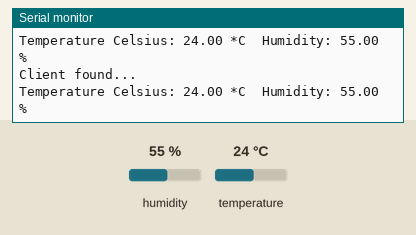
Bench run of a sketch on a simulated ESP32. Parts: the last lines printed to the serial monitor. The test bench sets the inputs (shaded band); at power-on: humidity 55 %, temperature 24 °C. Nothing arrives over Bluetooth unless stated; a phone connects over Bluetooth LE 3 s after start.

Above: at 8.8 s.
8.9 s: humidity set to 22 %
At 13.9 s:
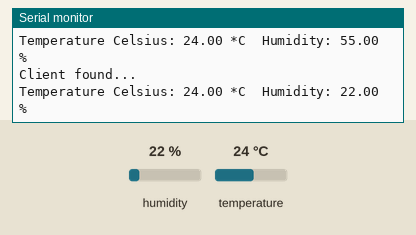
15.6 s: temperature set to 12 °C
At 19.1 s:
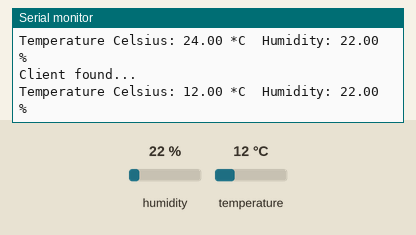
22.3 s: humidity set to 40 %
At 24.3 s:
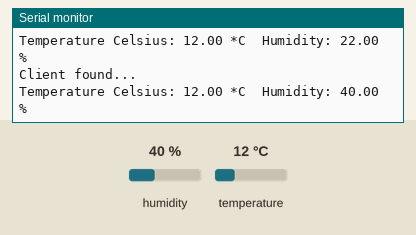
Timing chart, 0 to 25.8 s (numbered marks = the images above; inputs shaded):
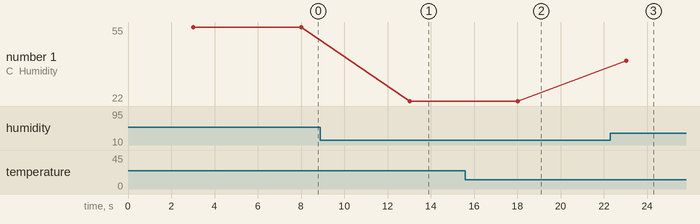

Measured:
- after the input at 8.9 s, the serial monitor: prints a new line after 4.1 s (image 1)
- after the input at 15.6 s, the serial monitor: prints a new line after 2.4 s (image 2)
- after the input at 22.3 s, the serial monitor: prints a new line after 0.73 s (image 3)
- plotted number 1: 55 → 22 after the input at 8.9 s, 22 → 40 after the input at 22.3 s

The sketch:

node.ino
```cpp
  #include <Arduino.h>
  #include <BLEDevice.h>
  #include <BLEServer.h>
  #include <BLEUtils.h>
  #include <BLE2902.h>
  #include "DHT.h"
  #include <Adafruit_Sensor.h>

  #define temperatureCelsius
  #define BLE_server "ESP32_Server_22"

  #define DHTTYPE DHT22

  #define uS_TO_S_FACTOR 1000000  // biến chuyển từ micro giây sang giây
  #define TIME_TO_SLEEP  1830        //Thời gian thức dậy là 30 phút + 30 giây

  const int DHTPin = 4;
  DHT dht(DHTPin, DHTTYPE);

  #define SERVICE_UUID "91bad492-b950-4226-aa2b-4ede9fa42f59"

  BLECharacteristic dhtTemperatureCelsiusCharacteristics("cba1d466-344c-4be3-ab3f-189f80dd7518", BLECharacteristic::PROPERTY_NOTIFY);
  BLEDescriptor dhtTemperatureCelsiusDescriptor(BLEUUID((uint16_t)0x2902));

  BLECharacteristic dhtHumidityCharacteristics("ca73b3ba-39f6-4ab3-91ae-186dc9577d99", BLECharacteristic::PROPERTY_NOTIFY);
  BLEDescriptor dhtHumidityDescriptor(BLEUUID((uint16_t)0x2903));


  bool device_connected = false;

  class MyServerCallbacks: public BLEServerCallbacks {
  void onConnect(BLEServer* pServer) {
  device_connected = true;
  };

  void onDisconnect(BLEServer* pServer) {
  device_connected = false;
  Serial.println("Client disconnected. Going to sleep mode now...");
  Serial.flush();
  esp_deep_sleep_start();
  }
  };

void print_wakeup_reason(){
  esp_sleep_wakeup_cause_t wakeup_reason;
  wakeup_reason = esp_sleep_get_wakeup_cause();
  switch(wakeup_reason)
  {
    case ESP_SLEEP_WAKEUP_EXT0 :
      Serial.println("Wakeup caused by external signal using RTC_IO");
      break;
    case ESP_SLEEP_WAKEUP_EXT1 :
      Serial.println("Wakeup caused by external signal using RTC_CNTL");
      break;
    case ESP_SLEEP_WAKEUP_TIMER :
      Serial.println("Wakeup caused by timer");
      break;
    case ESP_SLEEP_WAKEUP_TOUCHPAD :
      Serial.println("Wakeup caused by touchpad");
      break;
    case ESP_SLEEP_WAKEUP_ULP :
      Serial.println("Wakeup caused by ULP program");
      break;
    default :
      Serial.printf("Wakeup was not caused by deep sleep: %d\n",wakeup_reason);
      break;
  }
}

  void setup() {
  // khởi tạo các hàm đọc nhiệt độ, độ ẩm
  // và hàm in ra màn hình serial với tốc độ 115200 bit/s
  dht.begin();
  Serial.begin(115200);

  // Create a new BLE device with the BLE server name you’ve defined earlier
  BLEDevice::init("ESP32_Server_22");

  // Set the BLE device as a server and assign a callback function
  BLEServer *pServer = BLEDevice::createServer();
  pServer->setCallbacks(new MyServerCallbacks());

  // Start a BLE service with the service UUID defined earlier
  BLEService *dhtService = pServer->createService(SERVICE_UUID);

  // create the temperature BLE characteristic
  #ifdef temperatureCelsius
  dhtService->addCharacteristic(&dhtTemperatureCelsiusCharacteristics);
  dhtTemperatureCelsiusDescriptor.setValue("DHT Temperature (Celsius)");
  dhtTemperatureCelsiusCharacteristics.addDescriptor(new BLE2902());
  // Fahrenheit characteristic
  #else
  dhtService->addCharacteristic(&dhtTemperatureFahrenheitCharacteristics);
  dhtTemperatureFahrenheitDescriptor.setValue("DHT Temperature in (Fahrenheit)");
  dhtTemperatureFahrenheitCharacteristics.addDescriptor(new BLE2902());
  #endif

  // After that, it sets the humidity characteristic
  dhtService->addCharacteristic(&dhtHumidityCharacteristics);
  dhtHumidityDescriptor.setValue("DHT humidity");
  dhtHumidityCharacteristics.addDescriptor(new BLE2902());

  //gọi hàm thức dậy mỗi 30 phút
  esp_sleep_enable_timer_wakeup(TIME_TO_SLEEP * uS_TO_S_FACTOR);
  Serial.println("Setup ESP32 to sleep for every " + String(TIME_TO_SLEEP) + " Seconds");
  //in ra nguồn đánh thức esp32
  print_wakeup_reason();

  // Finally, you start the service, and the server starts the advertising
  // so other devices can find it.
  // Start the service
  dhtService->start();
  // Start advertising
  BLEAdvertising *pAdvertising = BLEDevice::getAdvertising();
  pAdvertising->addServiceUUID(SERVICE_UUID);
  pServer->getAdvertising()->start();
  Serial.println("Waiting a client connection to notify...");
  }

  void loop() {

// nếu client connect thì đọc cảm biến và notify giá trị cho client:
  if (device_connected)
  {
  // đọc cảm biến
  Serial.println("Client found...");
  float temp = dht.readTemperature();
  float f = dht.readTemperature(true);
  float hum = dht.readHumidity();

  if (isnan(hum) || isnan(temp) || isnan(f)) {
  Serial.println("Failed to read from DHT sensor! Check connections");
  return;
  }

  // đặt giá trị đọc đc vào characteristics rồi notify cho client
  #ifdef temperatureCelsius
  static char temperature_celsius[7];
  dtostrf(temp, 6, 2, temperature_celsius);
  dhtTemperatureCelsiusCharacteristics.setValue(temperature_celsius);
  dhtTemperatureCelsiusCharacteristics.notify();
  Serial.print("Temperature Celsius: ");
  Serial.print(temp);
  Serial.print(" *C");
  #else
  static char temperature_Fahrenheit[7];
  dtostrf(f, 6, 2, temperature_Fahrenheit);
  dhtTemperatureFahrenheitCharacteristics.setValue(temperature_Fahrenheit);
  dhtTemperatureFahrenheitCharacteristics.notify();
  Serial.print("Temperature Fahrenheit: ");
  Serial.print(f);
  Serial.print(" *F");
  #endif

  static char humidity[7];
  dtostrf(hum, 6, 2, humidity);
  dhtHumidityCharacteristics.setValue(humidity);
  dhtHumidityCharacteristics.notify();
  Serial.print("  Humidity: ");
  Serial.print(hum);
  Serial.println(" %");

  delay(5000); // delay 5s giữa các lần đọc
  }
  }
```
